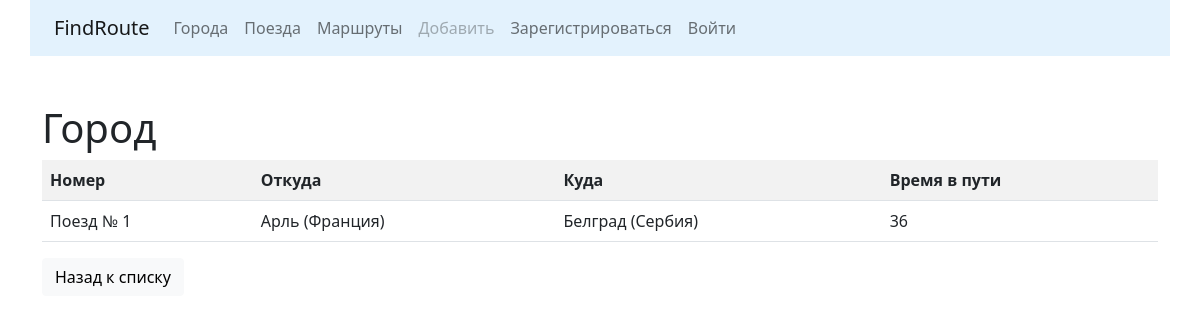
/trains/detail/6/, run on an earlier commit of the app's database.
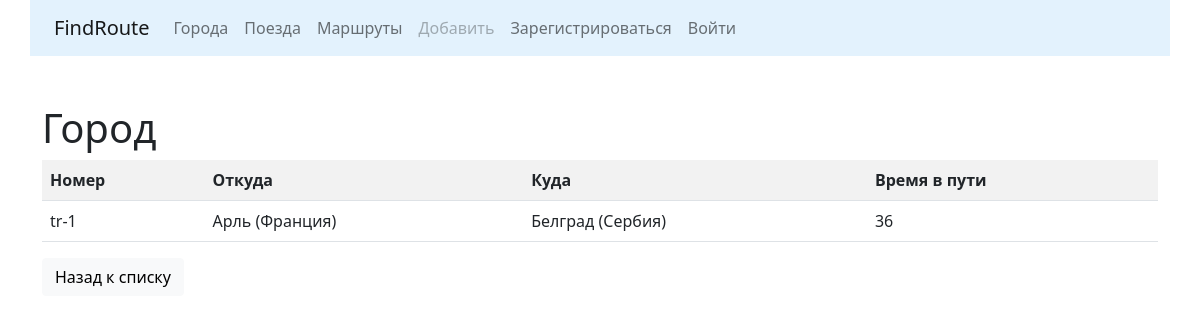
And on a later commit of the database.
### trains/models.py (models this page shows, shortened)
class Train(models.Model):
    name = models.CharField(max_length=50, unique=True,
                            verbose_name='Номер поезда')
    travel_time = models.PositiveSmallIntegerField(verbose_name='Время в пути')
    from_city = models.ForeignKey(City, on_delete=models.CASCADE,
                                  related_name='from_city_set',
                                  verbose_name='Из какого города')
    to_city = models.ForeignKey(City, on_delete=models.CASCADE,
                                related_name='to_city_set',
                                verbose_name='В какой город')
    class Meta:
        verbose_name = "Поезд"
        verbose_name_plural = "Поезда"
        ordering = ['name']

### cities/models.py (models this page shows, shortened)
class City(models.Model):
    name = models.CharField(max_length=100, unique=True, verbose_name="Город")
    def __str__(self):
        return self.name
    class Meta:
        verbose_name = "Город"
        verbose_name_plural = "Города"
        ordering = ['name']

### trains/views.py (the view)
# urls.py: path('detail/<int:pk>/', TrainDetailView.as_view(), name='detail'),
class TrainDetailView(DetailView):
    queryset = Train.objects.all()
    template_name = 'trains/detail.html'

### trains/templates/trains/detail.html (shortened to what this page needs)
{% extends 'base.html' %}
{% block content %}
	<h1>Город</h1>
    <div class="row">
	    <div class="col-md">
			<table class="table table-striped">
			    <tr>
				    <th>Номер</th>
					<th>Откуда</th>
					<th>Куда</th>
					<th>Время в пути</th>
				</tr>
				<tr>
				    <td>{{ object.name }}</td>
					<td>{{ object.from_city }}</td>
					<td>{{ object.to_city }}</td>
					<td>{{ object.travel_time }}</td>
				</tr>
			</table>
		</div>
	</div>
    <div class="row">
	    <div class="col-md-4">
		    <a href="{% url 'trains:home' %}">
			    <button type="button" class="btn btn-light">Назад к списку</button>
			</a>
		</div>
	</div>
{% endblock %}

What changed in the data, as far as the page shows it:
changed Train "Арль (Франция)": name "Поезд № 1" → "tr-1"
